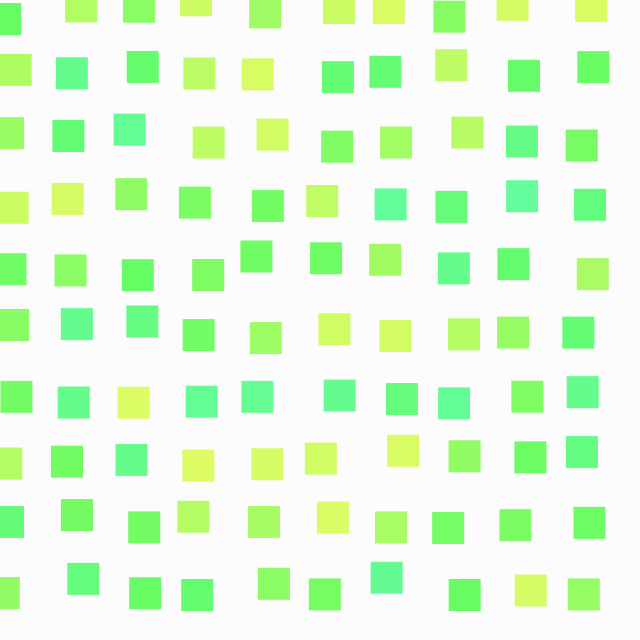
Frame 1 (no input)
Frame 60 (the mouse pressed at the canvas centre just before this capture): identical to frame 1, image omitted
Frame 120 (the mouse held since frame 60 and released just before this capture): identical to frame 1, image omitted

The Processing sketch that drew this single still picture (run headless with seeded random() and noise(); from frame 60 on, the mouse is pressed at the canvas centre):

// Processing sketch: sketch_043
// ── sketch_043.pde
void setup() {
    size(640, 640);
    colorMode(HSB, 100);
    background(99);
    noStroke();
    rectMode(CENTER);
    
    int range = 10;
    int num = 10;

    for(int y = 0; y < num; y++){
        for(int x = 0; x < num; x++){
            fill(random(20, 40), 60, 99);
            rect(
                10 + x*width/num + random(-range, range),
                10 + y*height/num + random(-range, range),
                width/num/2, height/num/2
                );
        }
    }
}

void draw() {
}

void keyTyped() {
    if (key == 's' || key == 'S') {
        save("screen.png");
    }
}
